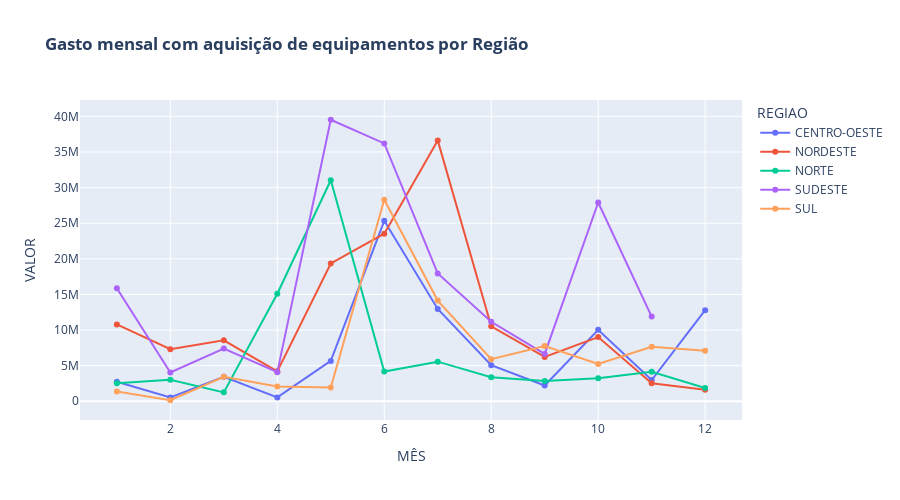

Notebook code cell kept with this figure:
### Code cell
fig6 = px.line(df_mth2, x="MÊS", y="VALOR", color='REGIAO', title = '<b>Gasto mensal com aquisição de equipamentos por Região</b>', width=900, height=500)
fig6.update_traces(mode='markers+lines')


fig6.show()

### Figure 1 — Plotly figure (JSON) as saved in the notebook; plotly's stock layout.template omitted (floating-point values rounded to 4 significant figures)
{"data": [{"hovertemplate": "REGIAO=CENTRO-OESTE<br>MÊS=%{x}<br>VALOR=%{y}<extra></extra>", "legendgroup": "CENTRO-OESTE", "line": {"color": "#636efa", "dash": "solid"}, "mode": "markers+lines", "name": "CENTRO-OESTE", "orientation": "v", "showlegend": true, "type": "scatter", "x": [1, 2, 3, 4, 5, 6, 7, 8, 9, 10, 11, 12], "xaxis": "x", "y": [2731000.0, 529740, 3436000.0, 541450, 5663000.0, 25341530, 12955840, 5061860, 2220000, 10030000.0, 2987250, 12793980], "yaxis": "y"}, {"hovertemplate": "REGIAO=NORDESTE<br>MÊS=%{x}<br>VALOR=%{y}<extra></extra>", "legendgroup": "NORDESTE", "line": {"color": "#EF553B", "dash": "solid"}, "mode": "markers+lines", "name": "NORDESTE", "orientation": "v", "showlegend": true, "type": "scatter", "x": [1, 2, 3, 4, 5, 6, 7, 8, 9, 10, 11, 12], "xaxis": "x", "y": [10789520, 7308180, 8558330, 4207250, 19346400, 23533950, 36629490, 10527660, 6230150, 9020000.0, 2524350, 1624350], "yaxis": "y"}, {"hovertemplate": "REGIAO=NORTE<br>MÊS=%{x}<br>VALOR=%{y}<extra></extra>", "legendgroup": "NORTE", "line": {"color": "#00cc96", "dash": "solid"}, "mode": "markers+lines", "name": "NORTE", "orientation": "v", "showlegend": true, "type": "scatter", "x": [1, 2, 3, 4, 5, 6, 7, 8, 9, 10, 11, 12], "xaxis": "x", "y": [2525800, 3035440, 1252640, 15100000.0, 31041200, 4172120, 5563720, 3376060, 2840000, 3244000.0, 4151190, 1855540], "yaxis": "y"}, {"hovertemplate": "REGIAO=SUDESTE<br>MÊS=%{x}<br>VALOR=%{y}<extra></extra>", "legendgroup": "SUDESTE", "line": {"color": "#ab63fa", "dash": "solid"}, "mode": "markers+lines", "name": "SUDESTE", "orientation": "v", "showlegend": true, "type": "scatter", "x": [1, 2, 3, 4, 5, 6, 7, 8, 9, 10, 11], "xaxis": "x", "y": [15880000.0, 4050670, 7400300, 4084870, 39530000.0, 36210000.0, 17960000.0, 11160300, 6645000.0, 27910000.0, 11890000.0], "yaxis": "y"}, {"hovertemplate": "REGIAO=SUL<br>MÊS=%{x}<br>VALOR=%{y}<extra></extra>", "legendgroup": "SUL", "line": {"color": "#FFA15A", "dash": "solid"}, "mode": "markers+lines", "name": "SUL", "orientation": "v", "showlegend": true, "type": "scatter", "x": [1, 2, 3, 4, 5, 6, 7, 8, 9, 10, 11, 12], "xaxis": "x", "y": [1360930, 144870, 3428000.0, 2079480, 1940000, 28307660, 14141340, 5916470, 7761000.0, 5229000.0, 7662000.0, 7100300], "yaxis": "y"}], "layout": {"height": 500, "legend": {"title": {"text": "REGIAO"}, "tracegroupgap": 0}, "title": {"text": "<b>Gasto mensal com aquisição de equipamentos por Região</b>"}, "width": 900, "xaxis": {"anchor": "y", "domain": [0, 1], "title": {"text": "MÊS"}}, "yaxis": {"anchor": "x", "domain": [0, 1], "title": {"text": "VALOR"}}}}
